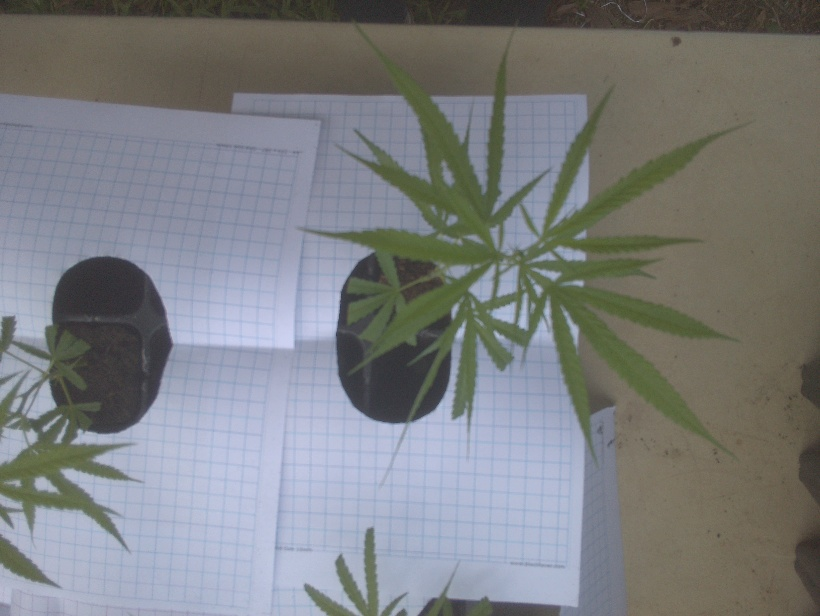
#> input picture ndviProcesses/rgb.jpg, 820 x 616 px
$ python imgNDVIProcess.py
#> lines starting #> are read from the running program, lines starting #| are printed output that depends on the picture
from PIL import Image
import numpy as numpy
import matplotlib
matplotlib.use('Agg')
import matplotlib.pyplot as plt
from matplotlib.colors import LinearSegmentedColormap


colors =[(1.0000, 1.0000, 1.0000), (0.9804, 0.9804, 0.9804), (0.9647, 0.9647, 0.9647),
(0.9490, 0.9490, 0.9490), (0.9333, 0.9333, 0.9333), (0.9137, 0.9137, 0.9137),
(0.8980, 0.8980, 0.8980), (0.8824, 0.8824, 0.8824), (0.8667, 0.8667, 0.8667),
(0.8471, 0.8471, 0.8471), (0.8314, 0.8314, 0.8314), (0.8157, 0.8157, 0.8157),
(0.8000, 0.8000, 0.8000), (0.7843, 0.7843, 0.7843), (0.7647, 0.7647, 0.7647),
(0.7490, 0.7490, 0.7490), (0.7333, 0.7333, 0.7333), (0.7176, 0.7176, 0.7176),
(0.6980, 0.6980, 0.6980), (0.6824, 0.6824, 0.6824), (0.6667, 0.6667, 0.6667),
(0.6510, 0.6510, 0.6510), (0.6314, 0.6314, 0.6314), (0.6157, 0.6157, 0.6157),
(0.6000, 0.6000, 0.6000), (0.5843, 0.5843, 0.5843), (0.5686, 0.5686, 0.5686),
(0.5490, 0.5490, 0.5490), (0.5333, 0.5333, 0.5333), (0.5176, 0.5176, 0.5176),
(0.5020, 0.5020, 0.5020), (0.4824, 0.4824, 0.4824), (0.4667, 0.4667, 0.4667),
(0.4510, 0.4510, 0.4510), (0.4353, 0.4353, 0.4353), (0.4157, 0.4157, 0.4157),
(0.4000, 0.4000, 0.4000), (0.3843, 0.3843, 0.3843), (0.3686, 0.3686, 0.3686),
(0.3529, 0.3529, 0.3529), (0.3333, 0.3333, 0.3333), (0.3176, 0.3176, 0.3176),
(0.3020, 0.3020, 0.3020), (0.2863, 0.2863, 0.2863), (0.2667, 0.2667, 0.2667),
(0.2510, 0.2510, 0.2510), (0.2353, 0.2353, 0.2353), (0.2196, 0.2196, 0.2196),
(0.2039, 0.2039, 0.2039), (0.2196, 0.2196, 0.2196), (0.2353, 0.2353, 0.2353),
(0.2510, 0.2510, 0.2510), (0.2667, 0.2667, 0.2667), (0.2863, 0.2863, 0.2863),
(0.3020, 0.3020, 0.3020), (0.3176, 0.3176, 0.3176), (0.3333, 0.3333, 0.3333),
(0.3529, 0.3529, 0.3529), (0.3686, 0.3686, 0.3686), (0.3843, 0.3843, 0.3843),
(0.4000, 0.4000, 0.4000), (0.4157, 0.4157, 0.4157), (0.4353, 0.4353, 0.4353),
(0.4510, 0.4510, 0.4510), (0.4667, 0.4667, 0.4667), (0.4824, 0.4824, 0.4824),
(0.5020, 0.5020, 0.5020), (0.5176, 0.5176, 0.5176), (0.5333, 0.5333, 0.5333),
(0.5490, 0.5490, 0.5490), (0.5686, 0.5686, 0.5686), (0.5843, 0.5843, 0.5843),
(0.6000, 0.6000, 0.6000), (0.6157, 0.6157, 0.6157), (0.6314, 0.6314, 0.6314),
(0.6510, 0.6510, 0.6510), (0.6667, 0.6667, 0.6667), (0.6824, 0.6824, 0.6824),
(0.6980, 0.6980, 0.6980), (0.7176, 0.7176, 0.7176), (0.7333, 0.7333, 0.7333),
(0.7490, 0.7490, 0.7490), (0.7647, 0.7647, 0.7647), (0.7843, 0.7843, 0.7843),
(0.8000, 0.8000, 0.8000), (0.8157, 0.8157, 0.8157), (0.8314, 0.8314, 0.8314),
(0.8471, 0.8471, 0.8471), (0.8667, 0.8667, 0.8667), (0.8824, 0.8824, 0.8824),
(0.8980, 0.8980, 0.8980), (0.9137, 0.9137, 0.9137), (0.9333, 0.9333, 0.9333),
(0.9490, 0.9490, 0.9490), (0.9647, 0.9647, 0.9647), (0.9804, 0.9804, 0.9804),
(1.0000, 1.0000, 1.0000), (0.9804, 0.9804, 0.9804), (0.9608, 0.9608, 0.9608),
(0.9412, 0.9412, 0.9412), (0.9216, 0.9216, 0.9216), (0.9020, 0.9020, 0.9020),
(0.8824, 0.8824, 0.8824), (0.8627, 0.8627, 0.8627), (0.8431, 0.8431, 0.8431),
(0.8235, 0.8235, 0.8235), (0.8039, 0.8039, 0.8039), (0.7843, 0.7843, 0.7843),
(0.7647, 0.7647, 0.7647), (0.7451, 0.7451, 0.7451), (0.7255, 0.7255, 0.7255),
(0.7059, 0.7059, 0.7059), (0.6863, 0.6863, 0.6863), (0.6667, 0.6667, 0.6667),
(0.6471, 0.6471, 0.6471), (0.6275, 0.6275, 0.6275), (0.6078, 0.6078, 0.6078),
(0.5922, 0.5922, 0.5922), (0.5725, 0.5725, 0.5725), (0.5529, 0.5529, 0.5529),
(0.5333, 0.5333, 0.5333), (0.5137, 0.5137, 0.5137), (0.4941, 0.4941, 0.4941),
(0.4745, 0.4745, 0.4745), (0.4549, 0.4549, 0.4549), (0.4353, 0.4353, 0.4353),
(0.4157, 0.4157, 0.4157), (0.3961, 0.3961, 0.3961), (0.3765, 0.3765, 0.3765),
(0.3569, 0.3569, 0.3569), (0.3373, 0.3373, 0.3373), (0.3176, 0.3176, 0.3176),
(0.2980, 0.2980, 0.2980), (0.2784, 0.2784, 0.2784), (0.2588, 0.2588, 0.2588),
(0.2392, 0.2392, 0.2392), (0.2196, 0.2196, 0.2196), (0.2588, 0.2588, 0.3137),
(0.3020, 0.3020, 0.4118), (0.3412, 0.3412, 0.5098), (0.3843, 0.3843, 0.6078),
(0.4235, 0.4235, 0.7059), (0.4667, 0.4667, 0.8039), (0.5059, 0.5059, 0.9020),
(0.5490, 0.5490, 1.0000), (0.5137, 0.5765, 0.9373), (0.4784, 0.6039, 0.8745),
(0.4431, 0.6314, 0.8118), (0.4118, 0.6588, 0.7490), (0.3765, 0.6863, 0.6863),
(0.3412, 0.7176, 0.6235), (0.3059, 0.7451, 0.5608), (0.2745, 0.7725, 0.4980),
(0.2392, 0.8000, 0.4353), (0.2039, 0.8275, 0.3725), (0.1686, 0.8588, 0.3098),
(0.1373, 0.8863, 0.2471), (0.1020, 0.9137, 0.1843), (0.0667, 0.9412, 0.1216),
(0.0314, 0.9686, 0.0588), (0.0000, 1.0000, 0.0000), (0.0275, 1.0000, 0.0000),
(0.0588, 1.0000, 0.0000), (0.0902, 1.0000, 0.0000), (0.1216, 1.0000, 0.0000),
(0.1529, 1.0000, 0.0000), (0.1843, 1.0000, 0.0000), (0.2157, 1.0000, 0.0000),
(0.2471, 1.0000, 0.0000), (0.2784, 1.0000, 0.0000), (0.3098, 1.0000, 0.0000),
(0.3412, 1.0000, 0.0000), (0.3725, 1.0000, 0.0000), (0.4039, 1.0000, 0.0000),
(0.4353, 1.0000, 0.0000), (0.4667, 1.0000, 0.0000), (0.4980, 1.0000, 0.0000),
(0.5294, 1.0000, 0.0000), (0.5608, 1.0000, 0.0000), (0.5922, 1.0000, 0.0000),
(0.6235, 1.0000, 0.0000), (0.6549, 1.0000, 0.0000), (0.6863, 1.0000, 0.0000),
(0.7176, 1.0000, 0.0000), (0.7490, 1.0000, 0.0000), (0.7804, 1.0000, 0.0000),
(0.8118, 1.0000, 0.0000), (0.8431, 1.0000, 0.0000), (0.8745, 1.0000, 0.0000),
(0.9059, 1.0000, 0.0000), (0.9373, 1.0000, 0.0000), (0.9686, 1.0000, 0.0000),
(1.0000, 1.0000, 0.0000), (1.0000, 0.9765, 0.0000), (1.0000, 0.9569, 0.0000),
(1.0000, 0.9373, 0.0000), (1.0000, 0.9137, 0.0000), (1.0000, 0.8941, 0.0000),
(1.0000, 0.8745, 0.0000), (1.0000, 0.8510, 0.0000), (1.0000, 0.8314, 0.0000),
(1.0000, 0.8118, 0.0000), (1.0000, 0.7882, 0.0000), (1.0000, 0.7686, 0.0000),
(1.0000, 0.7490, 0.0000), (1.0000, 0.7255, 0.0000), (1.0000, 0.7059, 0.0000),
(1.0000, 0.6863, 0.0000), (1.0000, 0.6667, 0.0000), (1.0000, 0.6431, 0.0000),
(1.0000, 0.6235, 0.0000), (1.0000, 0.6039, 0.0000), (1.0000, 0.5804, 0.0000),
(1.0000, 0.5608, 0.0000), (1.0000, 0.5412, 0.0000), (1.0000, 0.5176, 0.0000),
(1.0000, 0.4980, 0.0000), (1.0000, 0.4784, 0.0000), (1.0000, 0.4549, 0.0000),
(1.0000, 0.4353, 0.0000), (1.0000, 0.4157, 0.0000), (1.0000, 0.3922, 0.0000),
(1.0000, 0.3725, 0.0000), (1.0000, 0.3529, 0.0000), (1.0000, 0.3333, 0.0000),
(1.0000, 0.3098, 0.0000), (1.0000, 0.2902, 0.0000), (1.0000, 0.2706, 0.0000),
(1.0000, 0.2471, 0.0000), (1.0000, 0.2275, 0.0000), (1.0000, 0.2078, 0.0000),
(1.0000, 0.1843, 0.0000), (1.0000, 0.1647, 0.0000), (1.0000, 0.1451, 0.0000),
(1.0000, 0.1216, 0.0000), (1.0000, 0.1020, 0.0000), (1.0000, 0.0824, 0.0000),
(1.0000, 0.0588, 0.0000), (1.0000, 0.0392, 0.0000), (1.0000, 0.0196, 0.0000),
(1.0000, 0.0000, 0.0000), (1.0000, 0.0000, 0.0588), (1.0000, 0.0000, 0.1216),
(1.0000, 0.0000, 0.1843), (1.0000, 0.0000, 0.2471), (1.0000, 0.0000, 0.3098),
(1.0000, 0.0000, 0.3725), (1.0000, 0.0000, 0.4353), (1.0000, 0.0000, 0.4980),
(1.0000, 0.0000, 0.5608), (1.0000, 0.0000, 0.6235), (1.0000, 0.0000, 0.6863),
(1.0000, 0.0000, 0.7490), (1.0000, 0.0000, 0.8118), (1.0000, 0.0000, 0.8745),
(1.0000, 0.0000, 0.9373)]


def ndvi(image,processedImgFilename,imageOutPath):
#> called with image = 'rgb.jpg', processedImgFilename = '111-processedImgFilename.jpg', imageOutPath = '111-imageOutPath.jpg'
    img = Image.open(image) #รับรูปภาพ
#> img is the input picture: PIL image 820x616 RGB; mean R, G, B 123.8, 126.1, 127.9

    imgR, imgG, imgB= img.split() #, แยกข้อความจาก imgB (img)
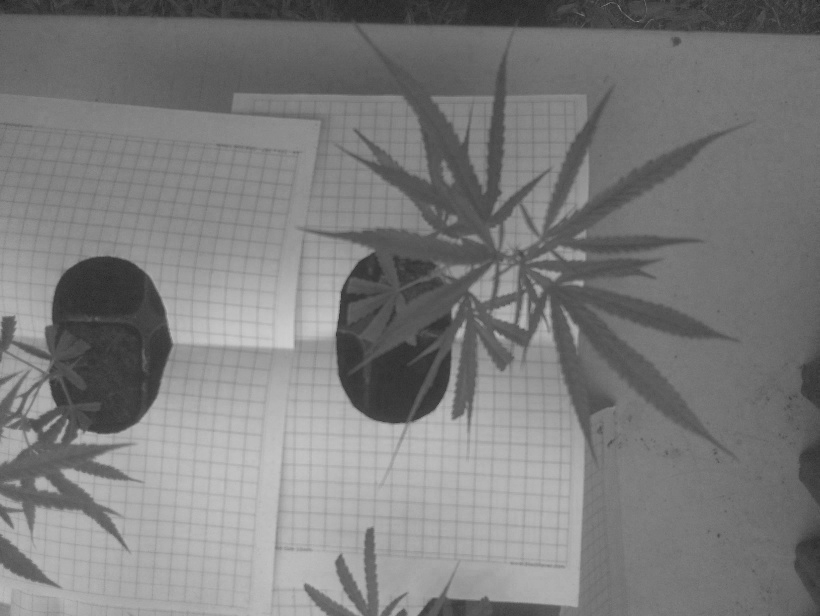
#> imgR: PIL image 820x616 L; min 31, max 207, mean 123.8
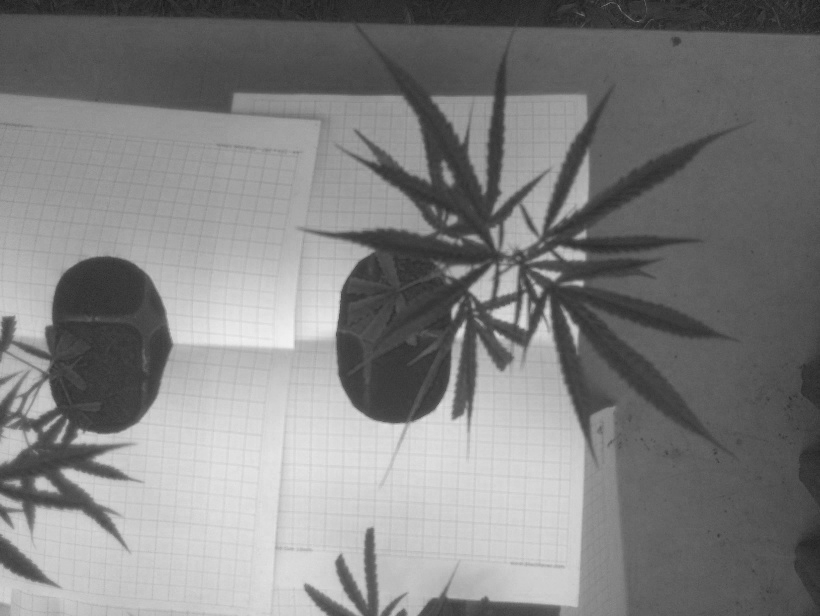
#> imgB: PIL image 820x616 L; min 25, max 242, mean 127.9
    #print("arrR = ",imgR)
    #print("arrB = ",imgB)
    #print("arrG = ",imgG)

    arrR = numpy.asarray(imgR).astype('float') #
    arrB = numpy.asarray(imgB).astype('float')
    print("arrR = ",arrR)
#> (printed output is left out)
    print("arrB = ",arrB)
#> (printed output is left out)
    redBlueDiff = (arrR - arrB)
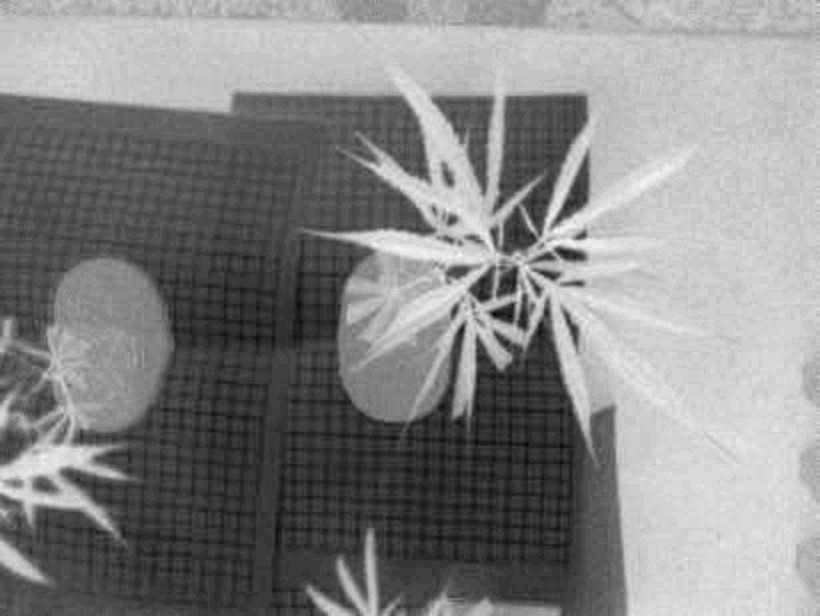
#> redBlueDiff: shape (616, 820) float64; min -52, max 39, mean -4.1; drawn with min black and max white
    print("redBlueDiff",redBlueDiff)
#> (printed output is left out)
    redBlueSum = (arrR + arrB)
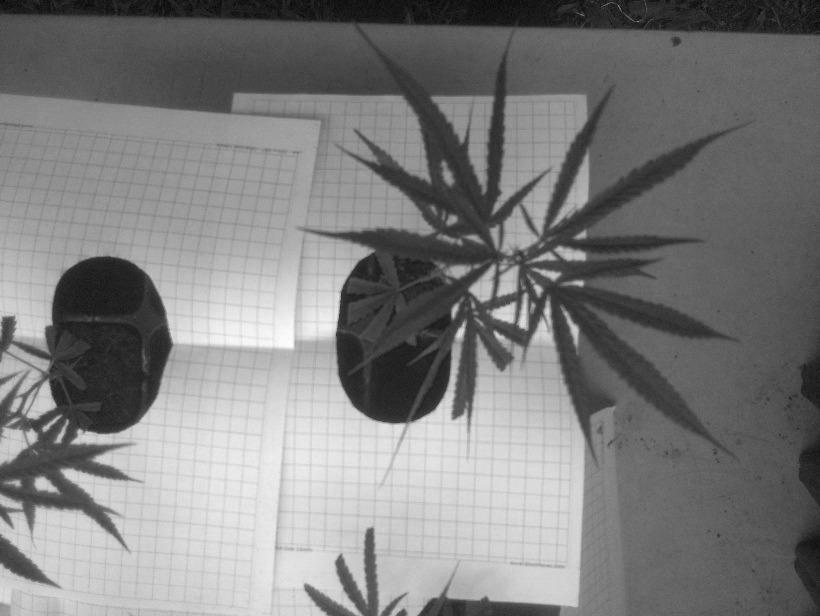
#> redBlueSum: shape (616, 820) float64; min 59, max 449, mean 251.7; drawn with min black and max white


    redBlueSum[redBlueSum ==0] = 0.01

    arrNDVI = redBlueDiff/redBlueSum
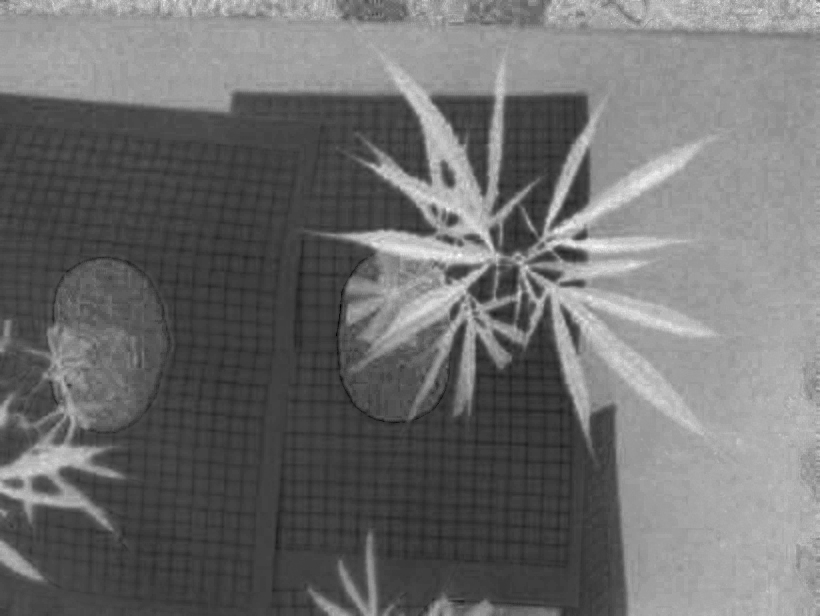
#> arrNDVI: shape (616, 820) float64; min -0.206, max 0.293, mean 0.0112; drawn with min black and max white

    print("arrNDVI ",arrNDVI)
#> (printed output is left out)

    plt.imsave(processedImgFilename,arrNDVI, vmin= -1.0,vmax=1.0)
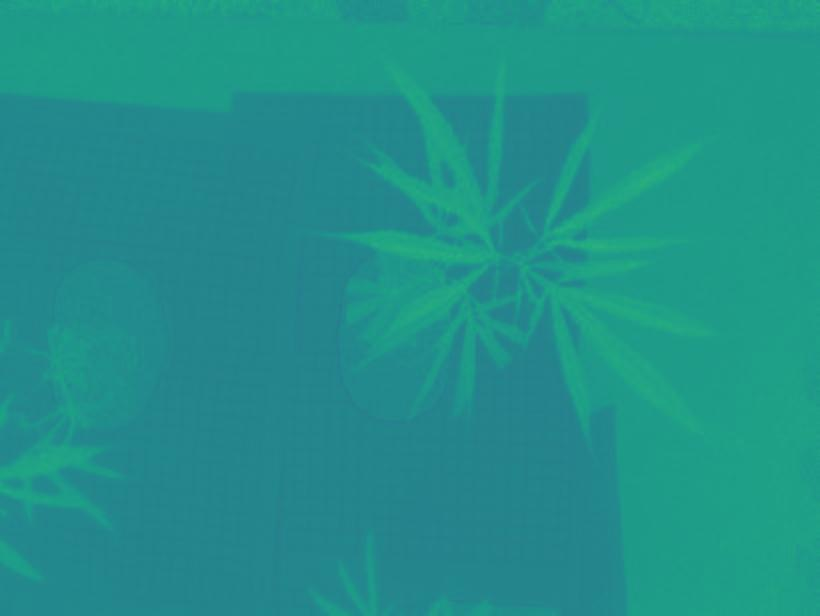
#> saved as 111-processedImgFilename.jpg: shape (616, 820, 3); mean R, G, B 32.8, 144.9, 138.4
    fastiecm=LinearSegmentedColormap.from_list('miylst', colors)
    plt.imsave(imageOutPath,arrNDVI,cmap=fastiecm, vmin= -1.0, vmax=1.0)
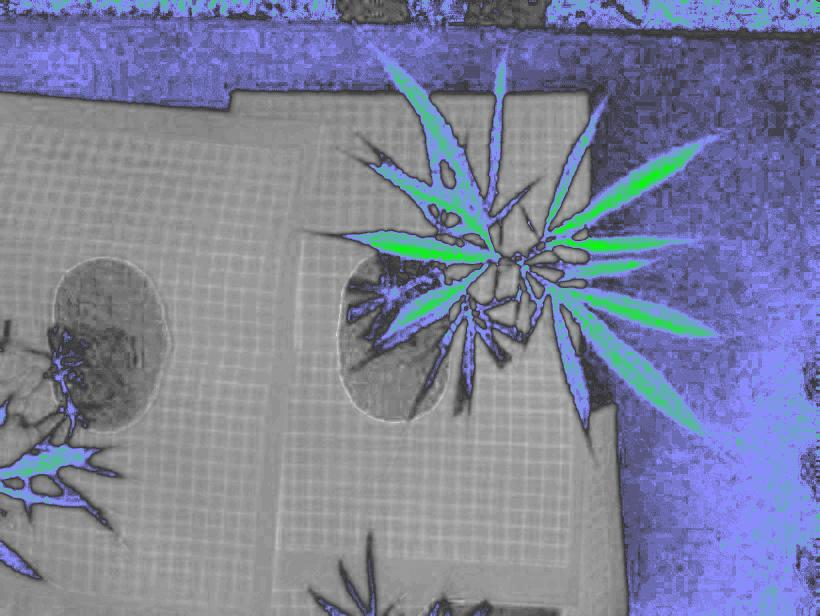
#> saved as 111-imageOutPath.jpg: shape (616, 820, 3); mean R, G, B 124.1, 129.5, 153.8

ndvi("rgb.jpg","111-processedImgFilename.jpg","111-imageOutPath.jpg")
